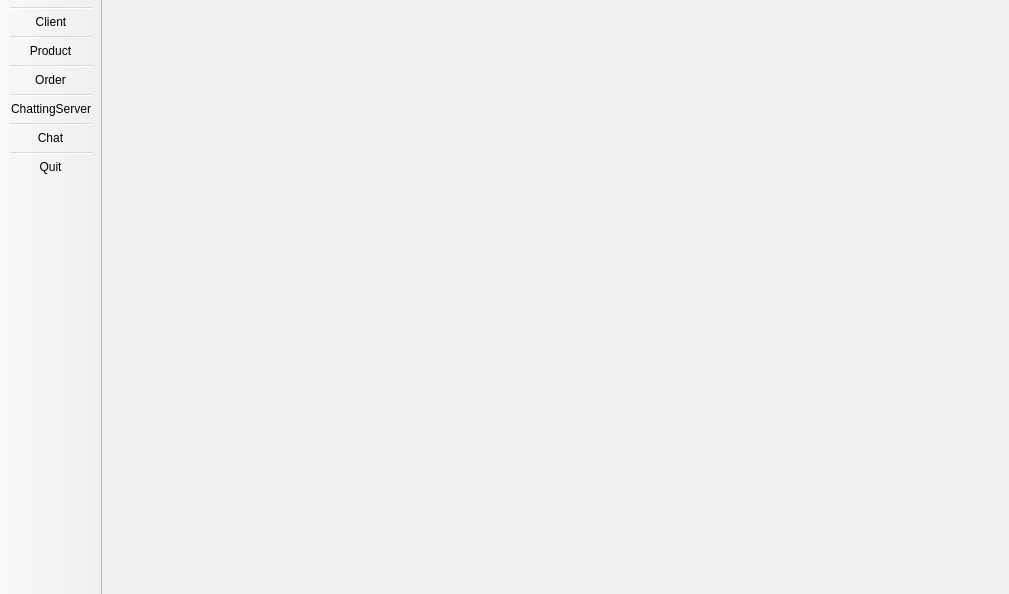
<?xml version="1.0" encoding="UTF-8"?>
<ui version="4.0">
 <class>MainWindow</class>
 <widget class="QMainWindow" name="MainWindow">
  <property name="geometry">
   <rect>
    <x>0</x>
    <y>0</y>
    <width>1009</width>
    <height>594</height>
   </rect>
  </property>
  <property name="windowTitle">
   <string>MainWindow</string>
  </property>
  <widget class="QWidget" name="centralwidget">
   <layout class="QHBoxLayout" name="horizontalLayout">
    <property name="leftMargin">
     <number>0</number>
    </property>
    <property name="topMargin">
     <number>0</number>
    </property>
    <property name="rightMargin">
     <number>0</number>
    </property>
    <property name="bottomMargin">
     <number>0</number>
    </property>
    <item>
     <widget class="QStackedWidget" name="stackedWidget">
      <widget class="QWidget" name="page_5"/>
      <widget class="QWidget" name="page_6"/>
     </widget>
    </item>
   </layout>
  </widget>
  <widget class="QToolBar" name="toolBar">
   <property name="windowTitle">
    <string>toolBar</string>
   </property>
   <property name="movable">
    <bool>false</bool>
   </property>
   <property name="toolButtonStyle">
    <enum>Qt::ToolButtonTextUnderIcon</enum>
   </property>
   <attribute name="toolBarArea">
    <enum>LeftToolBarArea</enum>
   </attribute>
   <attribute name="toolBarBreak">
    <bool>false</bool>
   </attribute>
   <addaction name="separator"/>
   <addaction name="actionClient"/>
   <addaction name="separator"/>
   <addaction name="actionProduct"/>
   <addaction name="separator"/>
   <addaction name="actionOrder"/>
   <addaction name="separator"/>
   <addaction name="actionServer"/>
   <addaction name="separator"/>
   <addaction name="actionChat"/>
   <addaction name="separator"/>
   <addaction name="actionQuit"/>
  </widget>
  <action name="actionQuit">
   <property name="text">
    <string>Quit</string>
   </property>
  </action>
  <action name="actionClient">
   <property name="text">
    <string>Client</string>
   </property>
   <property name="shortcut">
    <string>Ctrl+1</string>
   </property>
  </action>
  <action name="actionProduct">
   <property name="text">
    <string>Product</string>
   </property>
   <property name="shortcut">
    <string>Ctrl+2</string>
   </property>
  </action>
  <action name="actionOrder">
   <property name="text">
    <string>Order</string>
   </property>
   <property name="shortcut">
    <string>Ctrl+3</string>
   </property>
  </action>
  <action name="actionChat">
   <property name="text">
    <string>Chat</string>
   </property>
  </action>
  <action name="actionServer">
   <property name="text">
    <string>ChattingServer</string>
   </property>
   <property name="shortcut">
    <string>Ctrl+4</string>
   </property>
  </action>
 </widget>
 <resources/>
 <connections>
  <connection>
   <sender>actionQuit</sender>
   <signal>triggered()</signal>
   <receiver>MainWindow</receiver>
   <slot>close()</slot>
   <hints>
    <hint type="sourcelabel">
     <x>-1</x>
     <y>-1</y>
    </hint>
    <hint type="destinationlabel">
     <x>399</x>
     <y>299</y>
    </hint>
   </hints>
  </connection>
 </connections>
</ui>
